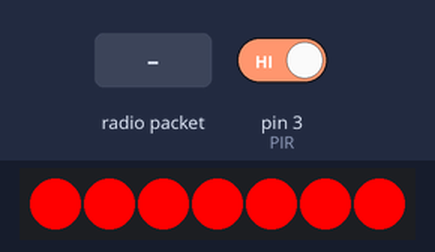
Recording of a sketch running on a simulated Arduino Nano, built with avr-gcc and run on an emulated ATmega328P. On the bench: 7 RGB LEDs in strip order, left to right. The inputs (shaded band) are chosen by the test bench; at power-on: pin 3 (PIR) HIGH. No radio packets arrive unless stated; what the sketch prints to the serial monitor is not drawn.

Above: at 0.1 s.
At 0.6 s:
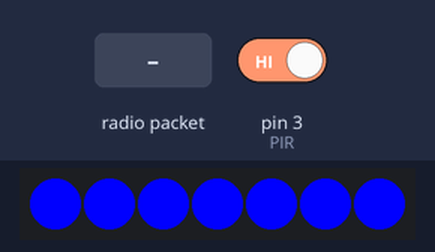
At 1.6 s:
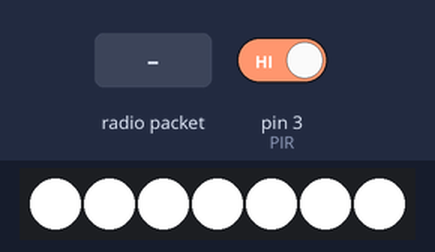
3.0 s: pin 3 (PIR) driven LOW
5.0 s: radio packet "1" arrives
6.5 s: radio packet "0" arrives
Timing chart, 0 to 9.5 s (numbered marks = the images above; inputs shaded):
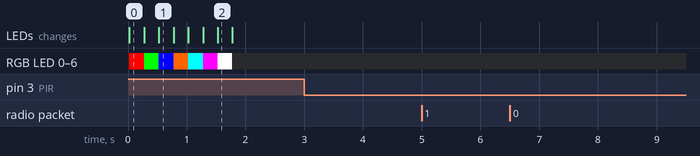

The sketch:

RF-Main.ino
```cpp
/*
 * Primary Engineer - Road Flash Project
 * Authors - Michael Jennings, Andrew Wilson, Jordan Smart
 *
 * Road-narrowing oncoming traffic warning system
 * Compiled for the Arduino Nano
 *
 * PIR Sensor Info:
 * https://wiki.seeedstudio.com/Grove-PIR_Motion_Sensor/#resources
 * R13 replaced with 1M R - Hald default sensitivity
 * R14 replaced with 10K R - Max range
 */

#include <SPI.h>
#include <RH_RF69.h>
#include <Adafruit_NeoPixel.h>


#define LED           7 // Neopixel Data is on Pin D7
#define PIR           3 // PIR Output is on Pin D3
#define TIME A3


/************ Radio Setup ***************/
// https://learn.adafruit.com/adafruit-rfm69hcw-and-rfm96-rfm95-rfm98-lora-packet-padio-breakouts/using-the-rfm69-radio
#define RF69_FREQ 434.0
#define RFM69_CS      9
#define RFM69_INT     2
#define RFM69_RST     8
//#define RFM69_LED     13

RH_RF69 rf69(RFM69_CS, RFM69_INT); // Singleton instance of the radio driver
int16_t packetnum = 0;  // packet counter, we increment per xmission

/********** Variables for tracking vehicle **********/
volatile boolean trigger = 0;  // 1 when the PIR or compass is triggered
volatile boolean flashing = 0;   // LED currently flashing? 1=true
boolean rxTrigger = 0;  // received trigger via RF


/************ Neopixel Setup ***************/
// How many NeoPixels are attached to the Arduino?
#define ledCount  7

// Declare our NeoPixel strip object:
Adafruit_NeoPixel strip(ledCount, LED, NEO_GRB + NEO_KHZ800);

// Declare the neopixel colours so the IRQ can use them
volatile uint32_t black = strip.Color(0, 0, 0);
volatile uint32_t red = strip.Color(255, 0, 0);
volatile uint32_t green = strip.Color(0, 255, 0);
volatile uint32_t blue = strip.Color(0, 0, 255);
volatile uint32_t amber = strip.Color(255, 100, 0);
volatile uint32_t aqua = strip.Color(0, 255, 255);
volatile uint32_t purple = strip.Color(255, 0, 255);
volatile uint32_t white = strip.Color(255, 255, 255);


/********** IRQ Variables **********/
volatile int Colour = 0; // Used by Timer 2 IRQ to track what colour the Jewel is.

// Timer 2 overflows counter, the first one is used to count up to 0.5 Seconds, the second is used to count up to 30 Seconds
volatile int timer_count = 0;
volatile int timer_count_2 = 0;


int Flash_Time_Coeff;


void setup() {
  Serial.begin(115200);
  while(!Serial){
    ;
  }

  pinMode(TIME, INPUT);
  Flash_Time_Coeff = analogRead(TIME);
  Serial.println(Flash_Time_Coeff);


  rf69_setup();
  Serial.println("RF Module OK");


  Timer_2_Setup(); //Timer 2 setup (Timer 2 is not used by anything)


  // Setup PIR interrupt (PIR will provide a rising edge)
  pinMode(PIR, INPUT);
  attachInterrupt(digitalPinToInterrupt(PIR), triggered, RISING);
  Serial.println("PIR Interrupt Attached");

  // Setup Neopixel
  setupLed();
  testLed();
  Serial.println("NeoPixel Ready");
}


/********** MAIN **********/
void loop(){
  sendWhenTriggered();  // check for a local trigger to broadcast trigger

  rxTrigger = rf69_rxTrigger(); // check if a 'triggered' message has been received

  if (rxTrigger){ // If a trigger has been received, start timer IRQ
    Serial.println("RX trigger"); // Debug
    rxTrigger = 0; // Set rxTrigger back to 0 or timer will keep being reset.
    TIMSK2 |= (1 << OCIE2A); // Start 30 sec timer with neopixel flashing every 500mS (Uses Counter Compare as it has setup in Timer setup, we're simply enabling the IF using one bit in a reg.)
  }
}


/********** Timer 2 ISR **********/
ISR(TIMER2_COMPA_vect){
  /* There are two variables used to actually track time here as timer 2 is only an 8 bit timer.
   *  One will count up to 500mS then swtich the neopixel on/off, and the other will count up to 30 Seconds then disable the IRQ
   *  The freq. after prescaler of the CLK is ~61MHz or a trig. every ~16.4mS: 500/16.4 = ~30 (Trigger 30 times before 0.5S has passed).
   *  Then if we want to turn off after 30S we want to see our 0.5S trigger occure a total of 30/0.5 = 60 times.*/

  if (timer_count < 30){ // 0.5 Seconds hasn't passed yet so lets increment our counter.
    timer_count++;
  }

  else if (timer_count_2 < 20){ //0.5 Seconds passed so lets increment our 10 Second counter and reset the 0.5 Second one
    timer_count_2++;
    timer_count = 0;

    // Also lets change the neopixel colour to red if its off...
    if(!Colour){
      setStrip(red);
      Colour = 1;
    }

    // And off if its red
    else{
      setStrip(black);
      Colour = 0;
    }
  }

  else{
    // 30 Seconds has passed to lets reset and disable everything in the IRQ etc.
    Colour = 0;
    setStrip(black);

    timer_count = 0;
    timer_count_2 = 0;

    flashing = 0; // Reset the Flashing variable so that we can trigger on detect and send a message to the other Roadflash
    TIMSK2 = 0;
  }
}


// PIR ISR
void triggered(void) {
  trigger = 1; // Very simple here set this varibale to one, the main loop will check 'trigger' and send a message if this variable is 1
}


// check if the hardware interrupt is triggered and send an RF char
void sendWhenTriggered(void) {
  detachInterrupt(digitalPinToInterrupt(PIR)); // Detach the PIR interrupt so we don't exit in the middle of something important
  if (trigger && !flashing) {
    //If we're not flashing and trigger is active, send our String to the other unit and if it was successful reset the trigger
    char toSend[20] = "Triggered";
    boolean success = rf69_sendChar(toSend);
    if(success){
      trigger = 0;
    }
  }

  else{
    trigger = 0;
  }
  attachInterrupt(digitalPinToInterrupt(PIR), triggered, FALLING); // Reattach out interrupt now that we're done
}


boolean rf69_rxTrigger(void) {
  if (rf69.available()) {
    // Should be a message for us now, set flashing so that we don't send any triggers to the other unit.
    flashing = 1;

    uint8_t buf[RH_RF69_MAX_MESSAGE_LEN]; // Buffer for received message.
    uint8_t len = sizeof(buf);

    if (rf69.recv(buf, &len)) {
      if (!len){ // If there's NULL or no message, also any other possibilities exit out of loop
        return 0;
      }

      // Print out our message and where it came from.
      buf[len] = 0;
      Serial.print("Received [");
      Serial.print(len);
      Serial.print("]: ");
      Serial.print((char*)buf);

      Serial.print("   RSSI: ");
      Serial.println(rf69.lastRssi(), DEC);

      // If we recieved the "Triggered" message we want to send an acknowledge and exit back to main.
      if (strstr((char*)buf, "Triggered")) {
        sendAcknowledge();
        return 1;
      }

      // Error with the content of message - or its not "Triggered" so let's exit.
      else {
        return 0;
      }
    }

    // Something has went wrong
    else {
      Serial.println("\t Receive failed");
      return 0;
    }
  }

  // No message recieved, let's exit.
  else {
    return 0;
  }
}


void sendAcknowledge(void){
  // Send an acknowledge message of INT '1'
  uint8_t data[] = "1";
  rf69.send(data, sizeof(data));
  rf69.waitPacketSent();
  Serial.println("Sent Acknowledge"); // Debug
}


boolean rf69_sendChar(char radiopacket[20]) {
  itoa(packetnum++, radiopacket + 13, 10);
  Serial.print("Sending: ");
  Serial.println(radiopacket);

  // Send a message!
  rf69.send((uint8_t *)radiopacket, strlen(radiopacket));
  rf69.waitPacketSent();

  // Now wait for a reply
  uint8_t buf[RH_RF69_MAX_MESSAGE_LEN];
  uint8_t len = sizeof(buf);

  if (rf69.waitAvailableTimeout(500))  {
    // Should be a reply message for us now
    if (rf69.recv(buf, &len)) {
      Serial.print("\Acknowledge Recieve: ");
      Serial.println((char*)buf);
      return 1;
    }

    else {
      Serial.println("\t Receive failed");
      return 0;
    }
  }

  else {
    Serial.println("\t No reply, is another RFM69 listening?");
    return 0;
  }
}


void rf69_setup(void) {
  //  pinMode(RFM69_LED, OUTPUT);

  pinMode(RFM69_RST, OUTPUT);
  digitalWrite(RFM69_RST, LOW);

  Serial.println("Feather RFM69 TX Test!");
  Serial.println();

  // manual reset
  digitalWrite(RFM69_RST, HIGH);
  delay(10);
  digitalWrite(RFM69_RST, LOW);
  delay(10);

  if (!rf69.init()) {
    Serial.println("RFM69 radio init failed");
    while (1);
  }
  Serial.println("RFM69 radio init OK!");
  // Defaults after init are 434.0MHz, modulation GFSK_Rb250Fd250, +13dbM (for low power module)
  // No encryption
  if (!rf69.setFrequency(RF69_FREQ)) {
    Serial.println("setFrequency failed");
  }

  // If you are using a high power RF69 eg RFM69HW, you *must* set a Tx power with the
  // ishighpowermodule flag set like this:
  rf69.setTxPower(20, true);  // range from 14-20 for power, 2nd arg must be true for 69HCW

  // The encryption key has to be the same as the one in the server
  uint8_t key[] = { 0x01, 0x02, 0x03, 0x04, 0x05, 0x06, 0x07, 0x08,
                    0x01, 0x02, 0x03, 0x04, 0x05, 0x06, 0x07, 0x08
                  };
  rf69.setEncryptionKey(key);

  //  pinMode(RFM69_LED, OUTPUT);

  Serial.print("RFM69 radio @");  Serial.print((int)RF69_FREQ);  Serial.println(" MHz");
}
```

neopix.ino
```cpp
// NeoPixel brightness, 0 (min) to 255 (max)
uint32_t LED_BRIGHTNESS = 255;

void setupLed() {
  strip.begin();           // INITIALIZE NeoPixel strip object (REQUIRED)
  strip.show();            // Turn OFF all pixels ASAP
  strip.setBrightness(LED_BRIGHTNESS); // Set BRIGHTNESS to about 1/5 (max = 255)
}

void setStrip(uint32_t color) {
  for (int i = 0; i < strip.numPixels(); i++) { // For each pixel in strip...
    strip.setPixelColor(i, color);         //  Set pixel's color (in RAM)
  }
  strip.show();                          //  Update strip to match
}

void drawX(uint32_t color) {
  strip.setBrightness(LED_BRIGHTNESS);
  strip.setPixelColor(0,color);
  strip.setPixelColor(1,black);
  strip.setPixelColor(2,color);
  strip.setPixelColor(3,color);
  strip.setPixelColor(4,black);
  strip.setPixelColor(5,color);
  strip.setPixelColor(6,color);
  strip.show();
  strip.setBrightness(LED_BRIGHTNESS);
}

void drawDash(uint32_t color) {
  //strip.setBrightness(255);
  strip.setPixelColor(0,color);
  strip.setPixelColor(1,color);
  strip.setPixelColor(2,black);
  strip.setPixelColor(3,black);
  strip.setPixelColor(4,color);
  strip.setPixelColor(5,black);
  strip.setPixelColor(6,black);
  strip.show();
  //strip.setBrightness(LED_BRIGHTNESS);
}

void testLed() {
  setStrip(red);
  delay(250);
  setStrip(green);
  delay(250);
  setStrip(blue);
  delay(250);
  setStrip(amber);
  delay(250);
  setStrip(aqua);
  delay(250);
  setStrip(purple);
  delay(250);
  setStrip(white);
  delay(250);
  setStrip(black);
}
```

timers.ino
```cpp
/*Please refere to MicroChip datasheet: http://ww1.microchip.com/downloads/en/DeviceDoc/Atmel-7810-Automotive-Microcontrollers-ATmega328P_Datasheet.pdf
 * And, google (Or other generic search engine)... A lot */


void Timer_2_Setup(void){
  noInterrupts();// We don't want to be interrupted

    //Set timer2 interrupt at ~61Hz
    TCCR2A = 0;// Set entire TCCR1A register to 0
    TCCR2B = 0;// Same for TCCR1B
    TCNT2  = 0;// Initialize counter value to 0

    // Set compare register value to maximum
    OCR2A = 255;// = (16*10^6) / (3*1024) - 1 (must be <65536)

    // Set the pre-scaler to 1024
    TCCR2B |= (1 << CS22) | (1 << CS21) | (1 << CS20);
    // enable timer compare interrupt

    Serial.println("Timer 2 Programmed");

  interrupts();// Allow interrupts again now that we're done
}
```

Measured:
- after the input at 3.0 s, every drawn part: stays the same
- after the input at 5.0 s, every drawn part: stays the same
- after the input at 6.5 s, every drawn part: stays the same
